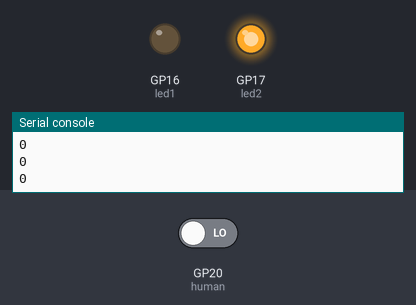
A program run on a simulated Raspberry Pi Pico running MicroPython. On the bench: output pins drawn as LEDs (lit = HIGH), the last lines printed to the serial console. The inputs (shaded band) are chosen by the test bench; at power-on: GP20 (human) LOW.

Above: at 1.2 s.
1.3 s: GP20 (human) driven HIGH
At 2.5 s:
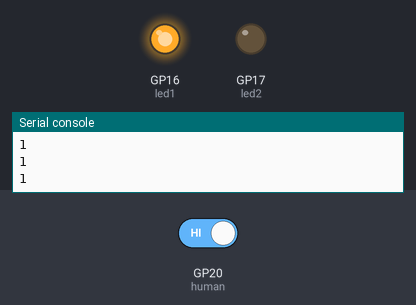
2.8 s: GP20 (human) driven LOW
At 3.8 s:
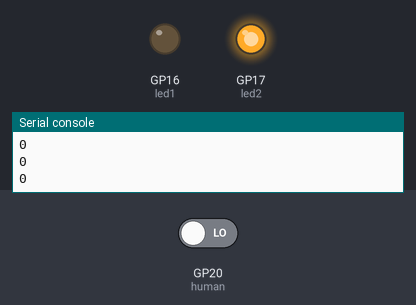
Timing chart, 0 to 5.8 s (numbered marks = the images above; inputs shaded):
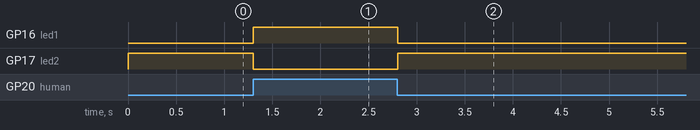

The program:

lib_human.py
```python
"""
 2023/10/28
   人感センサーの状態でLED1,LED2 を点灯、消灯させる。
   人を感知したら1、なかったら0
"""
import machine
import time

human = machine.Pin(20, machine.Pin.IN)
led1 = machine.Pin(16, machine.Pin.OUT)
led2 = machine.Pin(17, machine.Pin.OUT)

def human_read():
    return human.value()

def main():

    while True:
        sense = human_read()
        if sense == 1:
            led1.on()
            led2.off()
        if sense == 0:
            led2.on()
            led1.off()

        print(sense)
        time.sleep(0.1)

if __name__=='__main__':
    main()
```

Measured:
- after the input at 1.3 s, GP16 (led1): LOW → HIGH at once; GP17 (led2): HIGH → LOW at once
- after the input at 2.8 s, GP16 (led1): HIGH → LOW at once; GP17 (led2): LOW → HIGH at once
